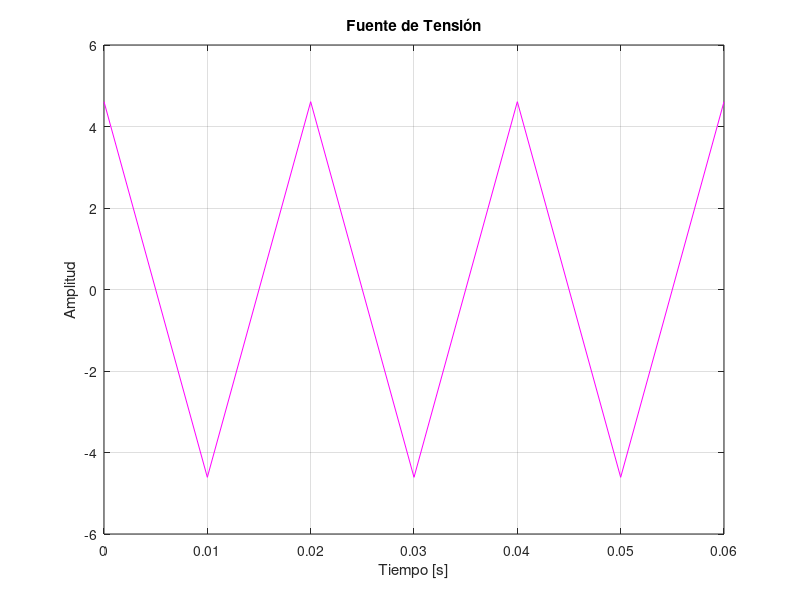

This chart was generated by the following MATLAB code:
t=0:1/100:0.06;
f = 50;
pha=75;
V=5;
x = V*cos (2*pi*f*t + pha);
plot(t,x,'m')
grid on 
title('Fuente de Tensión')
xlabel('Tiempo [s]')
ylabel('Amplitud')

